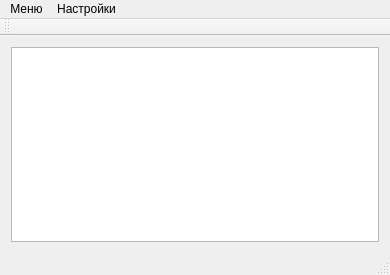
<?xml version="1.0" encoding="UTF-8"?>
<ui version="4.0">
 <class>Server</class>
 <widget class="QMainWindow" name="Server">
  <property name="geometry">
   <rect>
    <x>0</x>
    <y>0</y>
    <width>390</width>
    <height>275</height>
   </rect>
  </property>
  <property name="windowTitle">
   <string>Server</string>
  </property>
  <widget class="QWidget" name="centralWidget">
   <layout class="QGridLayout" name="gridLayout">
    <item row="0" column="0">
     <widget class="QTextEdit" name="textEdit"/>
    </item>
   </layout>
  </widget>
  <widget class="QMenuBar" name="menuBar">
   <property name="geometry">
    <rect>
     <x>0</x>
     <y>0</y>
     <width>390</width>
     <height>21</height>
    </rect>
   </property>
   <widget class="QMenu" name="menu">
    <property name="title">
     <string>Меню</string>
    </property>
    <addaction name="startServer"/>
   </widget>
   <widget class="QMenu" name="menu_2">
    <property name="title">
     <string>Настройки</string>
    </property>
    <addaction name="appTray"/>
   </widget>
   <addaction name="menu"/>
   <addaction name="menu_2"/>
  </widget>
  <widget class="QToolBar" name="mainToolBar">
   <attribute name="toolBarArea">
    <enum>TopToolBarArea</enum>
   </attribute>
   <attribute name="toolBarBreak">
    <bool>false</bool>
   </attribute>
  </widget>
  <widget class="QStatusBar" name="statusBar"/>
  <action name="startServer">
   <property name="text">
    <string>Запустить сервер</string>
   </property>
  </action>
  <action name="appTray">
   <property name="checkable">
    <bool>true</bool>
   </property>
   <property name="text">
    <string>Сворачивать в трей</string>
   </property>
  </action>
 </widget>
 <layoutdefault spacing="6" margin="11"/>
 <resources/>
 <connections/>
</ui>
